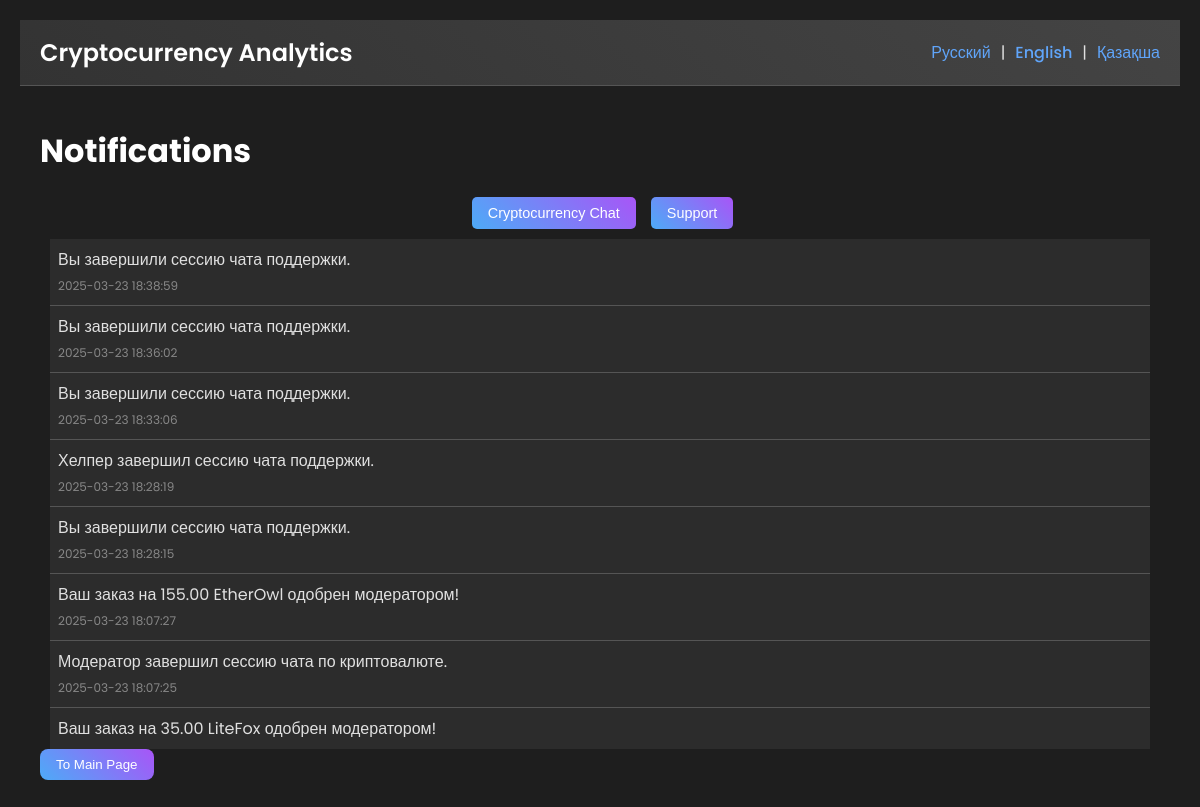
Page /notifications.php?lang=en (signed in) on the committed database.
### tables this page shows
CREATE TABLE IF NOT EXISTS `notifications` (
  `id` int NOT NULL AUTO_INCREMENT,
  `user_id` int NOT NULL,
  `message` text NOT NULL,
  `is_read` tinyint(1) DEFAULT '0',
  `created_at` timestamp NULL DEFAULT CURRENT_TIMESTAMP,
  PRIMARY KEY (`id`),
  KEY `user_id` (`user_id`)
);

### languages.php (called while the page is built, shortened)
<?php
if (isset($_GET['lang']) && in_array($_GET['lang'], ['ru', 'en', 'kz'])) {
    $lang = $_GET['lang'];
} elseif (isset($_SESSION['lang'])) {
    $lang = $_SESSION['lang'];
} else {
    $lang = 'ru';
    $_SESSION['lang'] = $lang;
}
?>

### notifications.php (the view, shortened to what this page needs)
<?php
require 'config.php';
require 'languages.php';
$userStmt = $conn->prepare("SELECT id FROM users WHERE username = :username");
$userStmt->bindParam(':username', $_SESSION['username']);
$userStmt->execute();
$user = $userStmt->fetch(PDO::FETCH_ASSOC);
$notificationsStmt = $conn->prepare("SELECT * FROM notifications WHERE user_id = :user_id ORDER BY created_at DESC");
$notificationsStmt->bindParam(':user_id', $user['id']);
$notificationsStmt->execute();
$notifications = $notificationsStmt->fetchAll(PDO::FETCH_ASSOC);
?>
<!DOCTYPE html>
<html lang="<?php echo $lang; ?>">
<head>
    <link rel="stylesheet" href="styles.css">
</head>
<body>
    <?php include 'header.php';  ?>
    <div class="container">
        <h1 class="fade-in"><?php echo $translations['notifications']; ?></h1>
        <div class="chat-buttons fade-in">
            <a href="kripto_help.php?lang=<?php echo $lang; ?>"><button class="chat-button crypto-button"><?php echo $translations['chat_crypto']; ?></button></a>
            <a href="helper_help.php?lang=<?php echo $lang; ?>"><button class="chat-button support-button"><?php echo $translations['support']; ?></button></a>
        </div>
        <?php if (empty($notifications)): ?>
            <p class="no-data"><?php echo $translations['no_notifications']; ?></p>
        <?php else: ?>
            <div class="notification-body fade-in">
                <?php foreach ($notifications as $notification): ?>
                    <div class="notification-message <?php echo $notification['is_read'] ? 'read' : 'unread'; ?>">
                        <p><?php echo htmlspecialchars($notification['message']); ?></p>
                        <small><?php echo htmlspecialchars($notification['created_at']); ?></small>
                    </div>
                <?php endforeach; ?>
            </div>
        <?php endif; ?>
        <a href="index.php?lang=<?php echo $lang; ?>"><button class="nav-button"><?php echo $translations['to_main']; ?></button></a>
    </div>
</body>
</html>

### styles.css (style rules this page uses)
body { font-family: 'Poppins', sans-serif; background-color: #1e1e1e; color: #e0e0e0; margin: 0; padding: 20px; }
.container { max-width: 1200px; margin: 0 auto; padding: 20px; position: relative; }
h1, h2, h3 { color: #ffffff; }
button { background: linear-gradient(45deg, #4dabf7, #a855f7); color: #fff; border: none; padding: 8px 16px; border-radius: 8px; cursor: pointer; transition: transform 0.3s ease, box-shadow 0.3s ease; font-weight: 500; }
.nav-button { background: linear-gradient(45deg, #4dabf7, #a855f7); }
.notification-body { padding: 10px; max-height: 500px; overflow-y: auto; }
.notification-message { padding: 8px; border-bottom: 1px solid #555; }
.notification-message.read { background-color: #2c2c2c; }
.notification-message p { margin: 0; }
.notification-message small { color: #888; font-size: 12px; }
.fade-in { animation: fadeIn 0.5s ease-in; }
.chat-buttons { display: flex; gap: 10px; margin-top: 20px; justify-content: center; }
.chat-button { padding: 8px 16px; border-radius: 5px; font-size: 14.4px; cursor: pointer; }
.crypto-button { background: linear-gradient(45deg, #4dabf7, #a855f7); }
.support-button { background: linear-gradient(45deg, #55ff55, #77ff77); }
.chat-button { background: linear-gradient(45deg, #4dabf7, #a855f7); color: #fff; margin-left: 5px; }

### rows in the picture
notifications: message "Вы завершили сессию чата поддержки.", created_at "2025-03-23 18:38:59"
notifications: message "Вы завершили сессию чата поддержки.", created_at "2025-03-23 18:36:02"
notifications: message "Вы завершили сессию чата поддержки.", created_at "2025-03-23 18:33:06"
notifications: message "Хелпер завершил сессию чата поддержки.", created_at "2025-03-23 18:28:19"
notifications: message "Вы завершили сессию чата поддержки.", created_at "2025-03-23 18:28:15"
notifications: message "Ваш заказ на 155.00 EtherOwl одобрен модератором!", created_at "2025-03-23 18:07:27"
notifications: message "Модератор завершил сессию чата по криптовалюте.", created_at "2025-03-23 18:07:25"
notifications: message "Ваш заказ на 35.00 LiteFox одобрен модератором!"

### other values in the picture
$translations['crypto_analytics'] "Cryptocurrency Analytics"
$translations['notifications'] "Notifications"
$translations['chat_crypto'] "Cryptocurrency Chat"
$translations['support'] "Support"
$translations['to_main'] "To Main Page"
